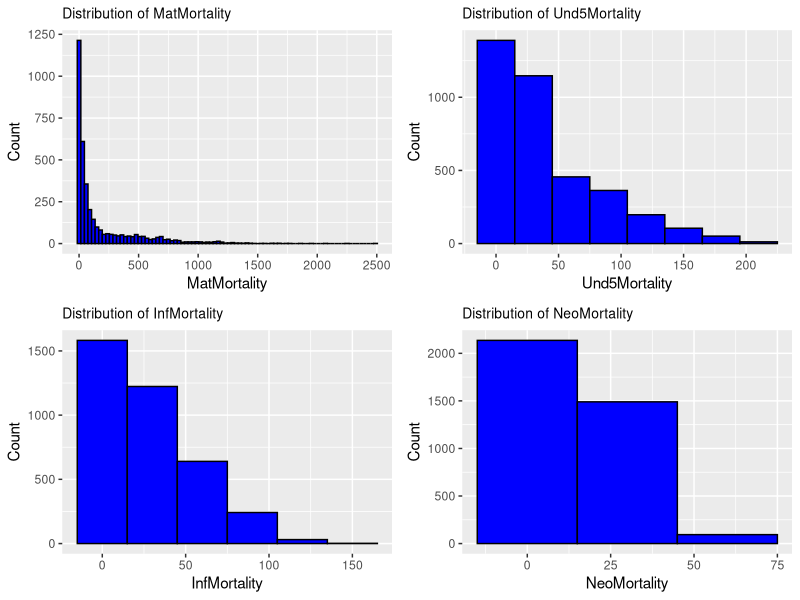
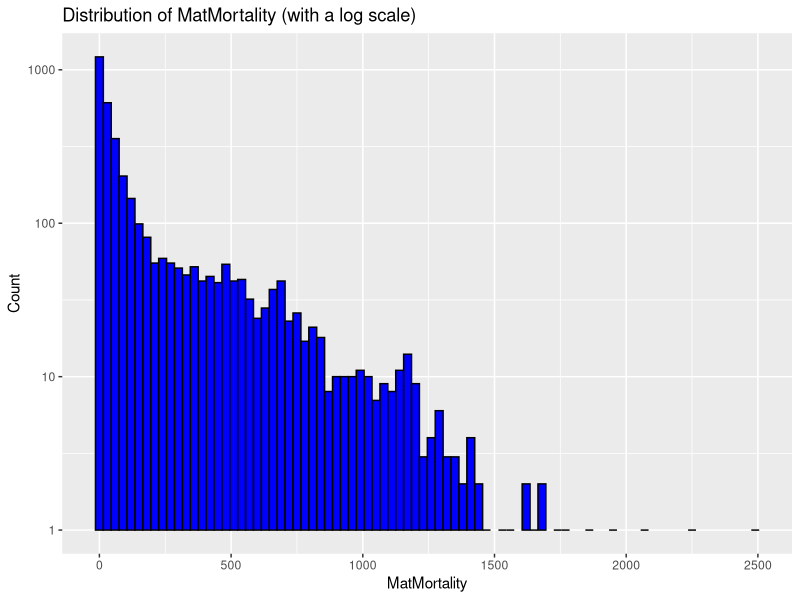
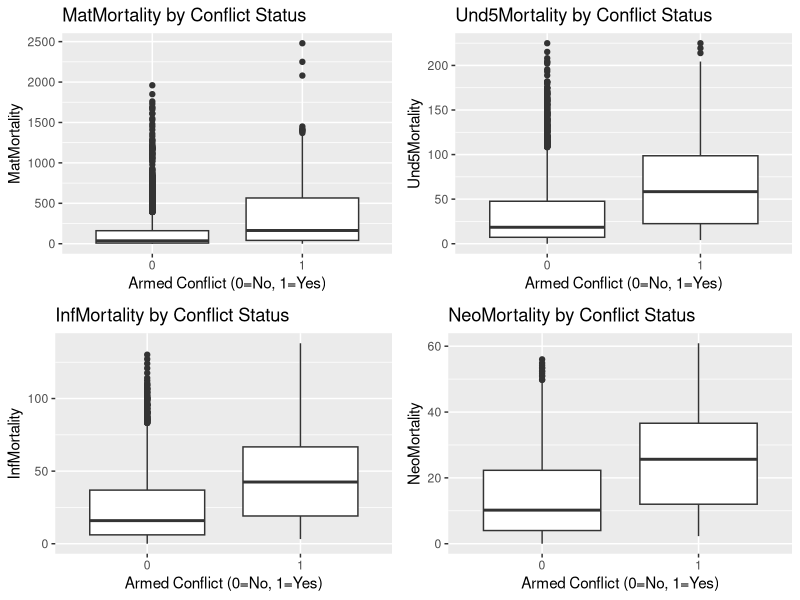
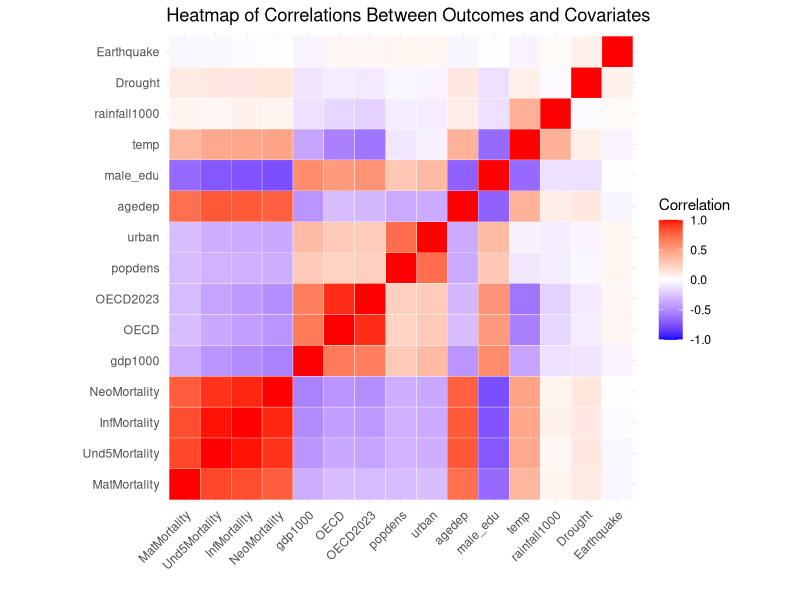

Here is the R script that generated these plots, in order:
## ---- chunk 1
# load required packages
library(here)
library(dplyr)
library(tidyr)
library(ggplot2)
library(gridExtra)
library(reshape2)
library(RColorBrewer)
## ---- chunk 2
# import data
acdata <- read.csv(here('data', 'analytical', 'finaldata.csv'), header = TRUE)
# factorize primary binary exposure
acdata$armed_conflict <- as.factor(acdata$armed_conflict)

# check structure, summary statistics, and missingness
str(acdata)
summary(acdata)
## ---- chunk 3
# define outcome
outcomes <- c("MatMortality", "Und5Mortality", "InfMortality", "NeoMortality")

# create empty list to store plots
plot_list <- list()

# create histogram for each outcome
for (var in outcomes) {
  p <- ggplot(acdata, aes_string(x = var)) + 
    geom_histogram(binwidth = 30, fill = "blue", color = "black") + 
    labs(title = paste("Distribution of", var), x = var, y = "Count") + 
    theme(plot.title = element_text(size = 10)) 
  plot_list[[var]] <- p
}

# arrange plots into grid layout
grid.arrange(grobs = plot_list, ncol = 2)
## ---- chunk 4
# create histogram for maternal mortality with log scale
ggplot(acdata, aes_string(x = "MatMortality")) + 
    geom_histogram(binwidth = 30, fill = "blue", color = "black") + 
    scale_y_log10() + 
    labs(title = paste("Distribution of", "MatMortality", "(with a log scale)"), 
         x = "MatMortality", y = "Count")
## ---- chunk 5
# create empty list to store plots
plot_list1 <- list()

# create boxplot to compare each outcome between 
# conflict and non-conflict countries
for (var in outcomes) {
  p <- ggplot(acdata, aes_string(x = "armed_conflict", y = var)) + 
    geom_boxplot() + 
    labs(title = paste(var, "by Conflict Status"), 
         x = "Armed Conflict (0=No, 1=Yes)", y = var)
  plot_list1[[var]] <- p
}

# arrange plots into grid layout
grid.arrange(grobs = plot_list1, ncol = 2)
## ---- chunk 6
# define covariates
covariates <- c("gdp1000", "OECD", "OECD2023", "popdens", 
                "urban", "agedep", "male_edu", "temp", 
                "rainfall1000", "Drought", "Earthquake")

# correlation between key variable
cor.mat <- cor(acdata[, c(outcomes, covariates)], use = "complete.obs")

# melt the correlation matrix to long format for ggplot
melted.cor.mat <- melt(cor.mat)

# Draw the heatmap using ggplot
ggplot(data = melted.cor.mat, aes(x = Var1, y = Var2, fill = value)) + 
  geom_tile(color = "white") + 
  scale_fill_gradient2(low = "blue", high = "red", mid = "white", 
                       midpoint = 0, limit = c(-1, 1), space = "Lab", 
                       name = "Correlation") + 
  theme_minimal() + 
  theme(axis.text.x = element_text(angle = 45, vjust = 1, hjust = 1)) + 
  coord_fixed() + 
  labs(title = "Heatmap of Correlations Between Outcomes and Covariates", 
       x = "", y = "")
